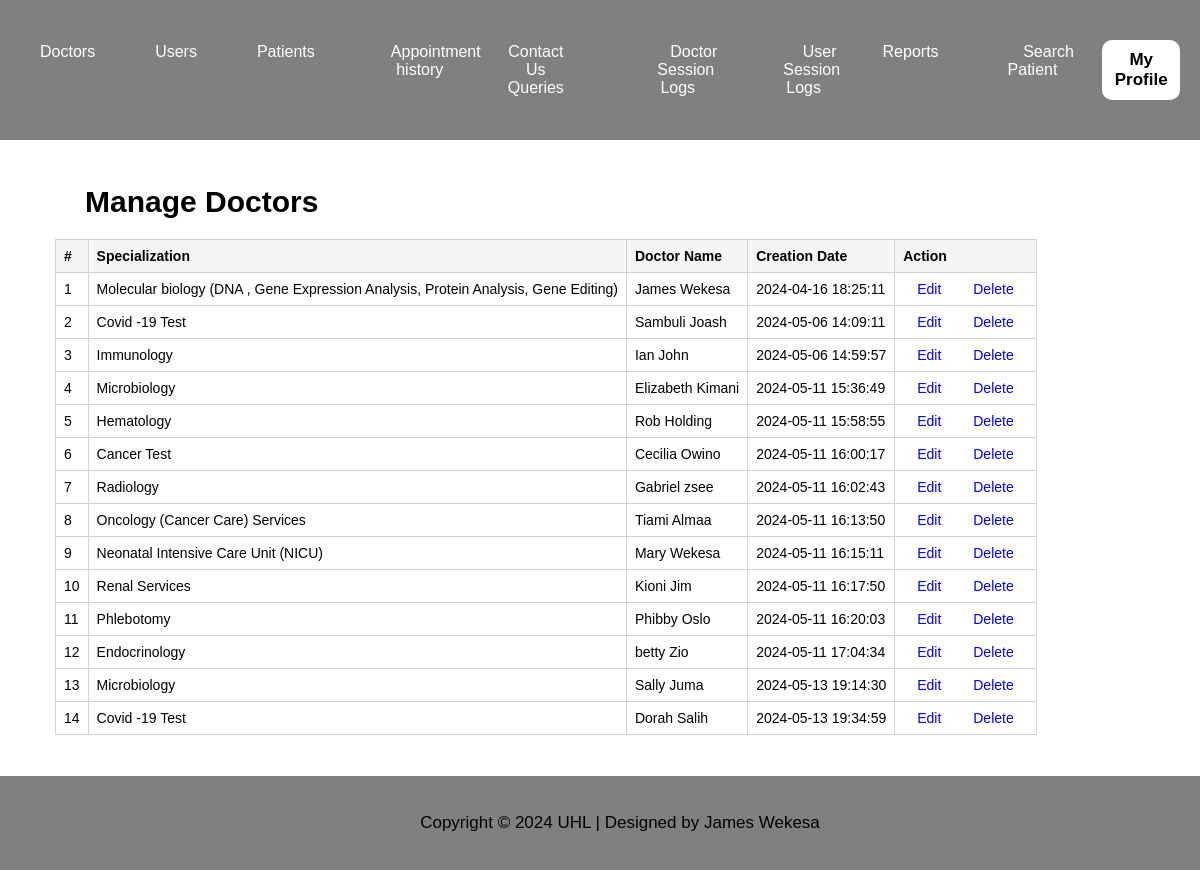
Screenshot of /admin/manage-doctors.php (signed in) with the database file from the repository.
### tables this page shows
CREATE TABLE `doctors` (
  `id` int(11) NOT NULL,
  `specilization` varchar(255) DEFAULT NULL,
  `doctorName` varchar(255) DEFAULT NULL,
  `address` longtext DEFAULT NULL,
  `docFees` varchar(255) DEFAULT NULL,
  `contactno` bigint(11) DEFAULT NULL,
  `docEmail` varchar(255) DEFAULT NULL,
  `password` varchar(255) DEFAULT NULL,
  `creationDate` timestamp NULL DEFAULT current_timestamp(),
  `updationDate` timestamp NULL DEFAULT NULL ON UPDATE current_timestamp(),
  `username` varchar(255) DEFAULT NULL
);

### admin/manage-doctors.php (the view, shortened to what this page needs)
<?php
include('../includes/db_connect.php');
?>
<!DOCTYPE html>
<html lang="en">
<head>
    <link rel="stylesheet" href="dashboard.css">
</head>
<body>
<header>
    <nav class="main-nav">
        <ul>
            <li class="dropdown-container">
                <div class="dropdown-button">Doctors</div>
            </li>
            <li class="dropdown-container">
                <div class="dropdown-button">Users</div>
            </li>
            <li class="dropdown-container">
                <div class="dropdown-button">Patients</div>
            </li>
            <li><a href="appointment-history.php">Appointment history</a></li>
            <li class="dropdown-container">
                <div class="dropdown-button">Contact Us Queries</div>
            </li>
            <li><a href="doctor-logs.php">Doctor Session Logs</a></li>
            <li><a href="user-logs.php">User Session Logs</a></li>
            <li class="dropdown-container">
                <div class="dropdown-button">Reports</div>
            </li>
            <li><a href="patient-search.php">Search Patient</a></li>
        </ul>
    </nav>
    <div class="dropdown-container">
        <button class="dropbtn_1">My Profile</button>
    </div>
</header>
<div class="container">
    <main>
<div class="container">
    <div class="row">
        <div class="col-md-12">
            <h5 class="title">Manage Doctors</h5>
            <table class="table" id="doctors-table">
                <thead>
                    <tr>
                        <th>#</th>
                        <th>Specialization</th>
                        <th>Doctor Name</th>
                        <th>Creation Date </th>
                        <th>Action</th>
                    </tr>
                </thead>
                <tbody>
                    <?php
                    $sql = mysqli_query($conn, "select * from doctors");
                    $cnt = 1;
                    while($row = mysqli_fetch_array($sql)) {
                    ?>
                    <tr>
                        <td><?php echo $cnt;?></td>
                        <td><?php echo $row['specilization'];?></td>
                        <td><?php echo $row['doctorName'];?></td>
                        <td><?php echo $row['creationDate'];?></td>
                        <td>
                            <div class="actions">
                                <a href="edit-doctor.php?id=<?php echo $row['id'];?>" class="btn btn-edit" data-tooltip="Edit">Edit</a>
                                <a href="manage-doctors.php?id=<?php echo $row['id']?>&del=delete" onClick="return confirm('Are you sure you want to delete?')" class="btn btn-delete">Delete</a>
                            </div>
                        </td>
                    </tr>
                    <?php
                    $cnt = $cnt + 1;
                    } ?>
                </tbody>
            </table>
        </div>
    </div>
</div>
    </main>
</div>
<footer>
    <div class="footer">
        <p>Copyright &copy; <?php echo date("Y"); ?> UHL | Designed by James Wekesa</p>
    </div>
</footer>
</body>
</html>

### doctors/dashboard.css (style rules this page uses)
html, body, header, footer, nav, ul, li, main, aside { margin: 0; padding: 0; }
body { font-family: Arial, sans-serif; }
header { background-color: DarkSlateGray; color: white; padding: 20px; }
header nav ul { list-style: none; text-align: center; }
header nav ul li { display: inline; margin-right: 35px; }
header nav ul li a { color: white; text-decoration: none; }
header nav ul li a { color: white; text-decoration: none; padding: 8px 16px; transition: background-color 0.3s; }
.container { display: flex; margin: 20px; }
main { flex: 1; padding: 15px; }
footer { background-color: DarkSlateGray; color: white; text-align: center; padding: 20px; margin-top: 10px; }
button { color: white; background-color: lightseagreen; padding: 10px 20px; border: none; border-radius: 5px; cursor: pointer; }

### admin/manage-doctors.php (style rules this page uses)
header { background-color: gray; padding: 40px; margin-bottom: 0; }
.dropbtn_1 { background-color: white; border-radius: 10px; cursor: pointer; color: black; padding: 10px; font-size: 17px; font-weight: bold; }
footer { background-color: gray; padding: 15px; text-align: center; color: black; }
p { font-size: 17px; }
header { display: flex; flex-direction: row; justify-content: space-between; align-items: center; }
.main-nav ul { display: flex; list-style-type: none; padding: 0; }
.main-nav ul li { margin-right: 20px; }
.dropdown-container { position: relative; }
li a { color: blue; text-decoration: none; }
.dropdown-button { margin-right: 40px; font-size: 16px; cursor: pointer; }
.dropdown-container { display: inline-block; position: relative; }
header { margin-bottom: 10px; }
footer { padding: 20px; }
header { position: fixed; top: 0; left: 0; width: 95%; background-color: gray; z-index: 1000; }
footer { position: fixed; bottom: 0; left: 0; width: 100%; background-color: gray; z-index: 1000; }
.container { margin-top: 60px; margin-bottom: 30px; padding-bottom: 30px; overflow-y: auto; }
h5 { text-align: left; font-size: 30px; margin-bottom: 20px; margin-left: 30px; }
.table { width: 100%; border-collapse: collapse; border-spacing: 0; }
.table th { background-color: whitesmoke; border: 1px solid lightgrey; padding: 8px; text-align: left; font-size: 14px; }
.table td { border: 1px solid lightgrey; padding: 8px; font-size: 14px; }
.btn { padding: 6px 12px; margin: 2px; border: none; cursor: pointer; text-decoration: none; font-size: 14px; }

### rows the page displays
doctors: specilization "Molecular biology (DNA , Gene Expression Analysis, Protein Analysis, Gene Editing)", doctorName "James Wekesa", creationDate "2024-04-16 18:25:11"
doctors: specilization "Covid -19 Test", doctorName "Sambuli Joash", creationDate "2024-05-06 14:09:11"
doctors: specilization "Immunology", doctorName "Ian John", creationDate "2024-05-06 14:59:57"
doctors: specilization "Microbiology", doctorName "Elizabeth Kimani", creationDate "2024-05-11 15:36:49"
doctors: specilization "Hematology", doctorName "Rob Holding", creationDate "2024-05-11 15:58:55"
doctors: specilization "Cancer Test", doctorName "Cecilia Owino", creationDate "2024-05-11 16:00:17"
doctors: specilization "Radiology", doctorName "Gabriel zsee", creationDate "2024-05-11 16:02:43"
doctors: specilization "Oncology (Cancer Care) Services", doctorName "Tiami Almaa", creationDate "2024-05-11 16:13:50"
doctors: specilization "Neonatal Intensive Care Unit (NICU)", doctorName "Mary Wekesa", creationDate "2024-05-11 16:15:11"
doctors: specilization "Renal Services", doctorName "Kioni Jim", creationDate "2024-05-11 16:17:50"
doctors: specilization "Phlebotomy", doctorName "Phibby Oslo", creationDate "2024-05-11 16:20:03"
doctors: specilization "Endocrinology", doctorName "betty Zio", creationDate "2024-05-11 17:04:34"
doctors: specilization "Microbiology", doctorName "Sally Juma", creationDate "2024-05-13 19:14:30"
doctors: specilization "Covid -19 Test", doctorName "Dorah Salih", creationDate "2024-05-13 19:34:59"
